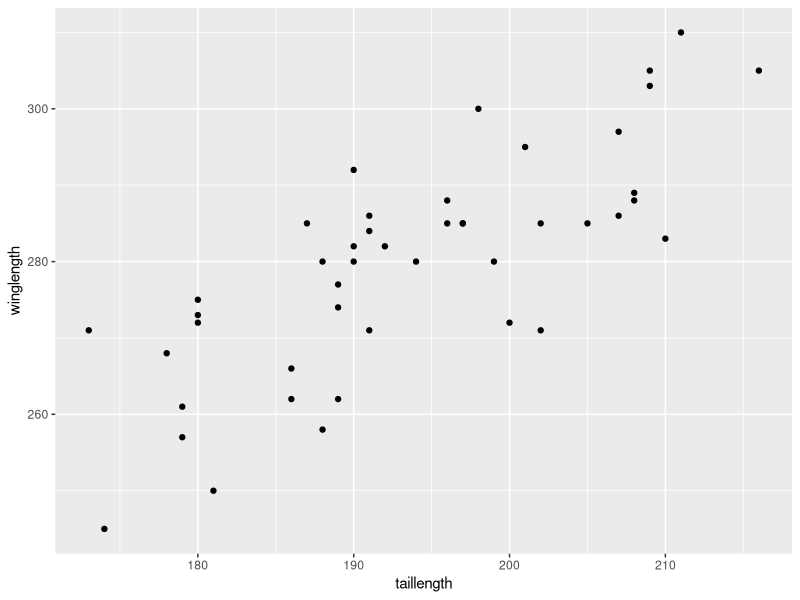
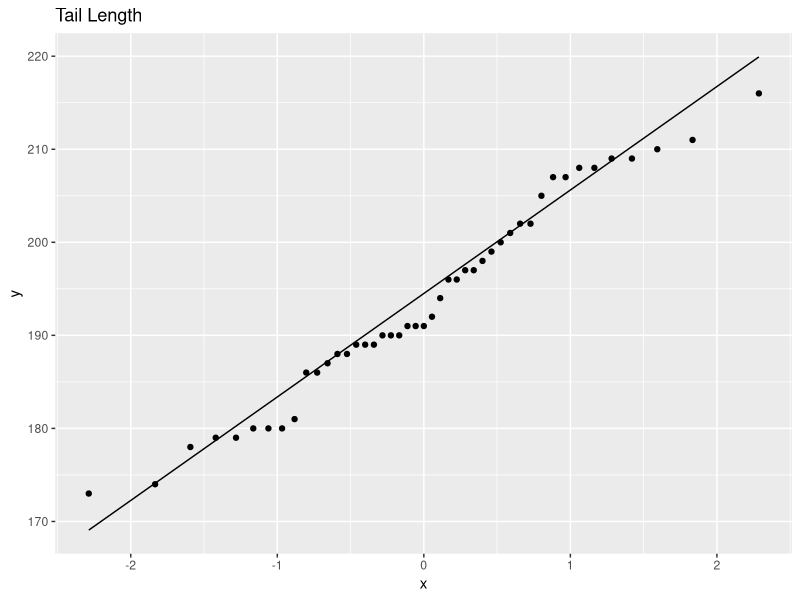
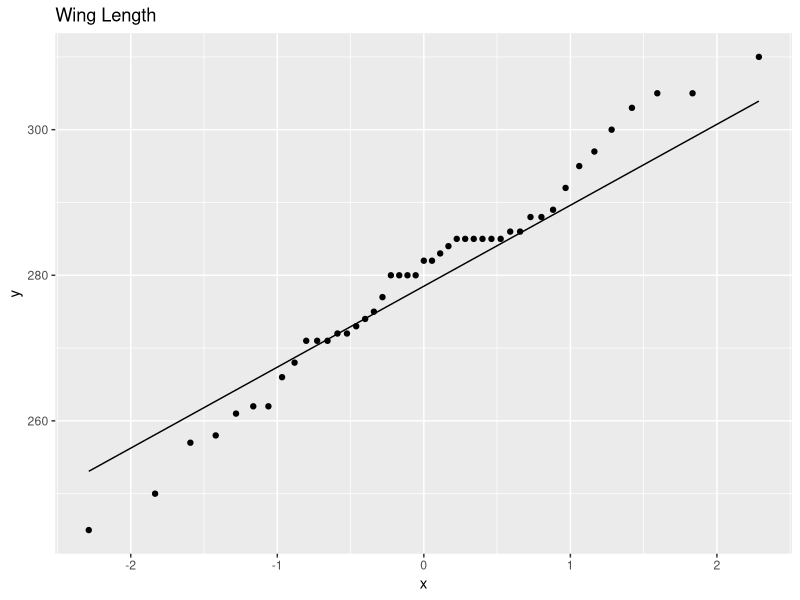

Reproduce these figures in R, in order.
## ---- chunk 1
knitr::opts_chunk$set(echo = TRUE, message = FALSE, warning = FALSE)

library(dplyr); library(ggplot2)
## ---- chunk 2
trackrcs <- read.table("T1-9.dat",
  col.names = c("countries", "x100m", "x200m", 
        "x400m", "x800m", "x1500m", "x3000m", "marathon"))

trackrcs2 <- (trackrcs)[,-1]
rownames(trackrcs2) <- trackrcs[,1]

C <- cov((trackrcs)[,-1])
x_bar = apply(trackrcs2,1,mean)
d0 = as.matrix(trackrcs2-x_bar)
deviation = sqrt( d0%*%t(d0) )

d_sq_m <- d0%*%solve(C)%*%t(d0)
diagonal_vector3 <- diag(d_sq_m)
deviation_countries3 <- 
  cbind.data.frame(countries = as.vector(trackrcs[,1]),diagonal_vector3)
deviation_countries_ordered3 <-  
   deviation_countries3[order(-deviation_countries3$diagonal_vector3), ]


named_Mahalanobis <- as.vector(deviation_countries_ordered3[,2])
names(named_Mahalanobis) <- rownames(deviation_countries_ordered3)
ch_s <- combn(x=named_Mahalanobis, m=2,
      FUN = function(c){
      sg <<- 0.1/100
      pv <- chisq.test(x=c, p=rep(sg,2), rescale.p = TRUE)$p.value 
      pvname <- paste0(names(c)[1]," ",names(c)[2])
      assign(pvname, pv)
      return(list(pv, pvname, xx=names(c)[1]))
      }) 

outliers_unsorted <- unlist(ch_s[3, which(ch_s[1,] == 0)])
summary(as.data.frame.character(outliers_unsorted), maxsum = 10)
print(deviation_countries_ordered3[1:5,])

## ---- chunk 3
chisq.test(deviation_countries_ordered3$diagonal_vector3,
           p=rep(0.1/100, nrow(deviation_countries_ordered3)), rescale.p = TRUE )
## ---- chunk 4

### the critical value
which(deviation_countries3[,2] > qchisq(p=0.1/100, df=54))

## ---- chunk 5
birds <- read.table("T5-12.DAT", col.names = c("taillength", "winglength") )

## ---- chunk 6
mu0 <- c(190, 275)
S <- cov(birds); eigen(S)
p <- ncol(birds); n <- nrow(birds)
alpha <- 0.05
c = sqrt(p*(n-1)/(n-p)*qf(p=(1-alpha), df1=p, df2=n-p ))
(eigen(S)$values)*c/sqrt(n)
## ---- chunk 7
n <- nrow(birds)
# mu <- apply(birds, 2, mean)
# T_sq <- as.vector(n*t(mu-mu0)%*%solve(S)%*%(mu-mu0)); T_sq < c

c(mu0[1] - (sqrt(c)*sqrt(diag(S)[1]/n) ), mu0[1] + (sqrt(c)*sqrt(diag(S)[1]/n) ))

c(mu0[2] - (sqrt(c)*sqrt(diag(S)[2]/n) ), mu0[2] + (sqrt(c)*sqrt(diag(S)[2]/n) ))
## ---- chunk 8
t <- qt(p=( 1-(alpha/(2*p)) ), df=n-1)

c(mu0[1] - (t*sqrt(diag(S)[1]/n) ), mu0[1] + (t*sqrt(diag(S)[1]/n) ))

c(mu0[2] - (t*sqrt(diag(S)[2]/n) ), mu0[2] + (t*sqrt(diag(S)[2]/n) ))
## ---- chunk 9
ggplot(data = birds)+aes(x=taillength, y=winglength)+
  geom_point(stat = "identity")

ggplot(data = birds)+aes(sample=taillength)+stat_qq()+stat_qq_line()+
  labs(title = "Tail Length")

ggplot(data = birds)+aes(sample=winglength)+stat_qq()+stat_qq_line()+
  labs(title = "Wing Length")
  
## ---- chunk 10

